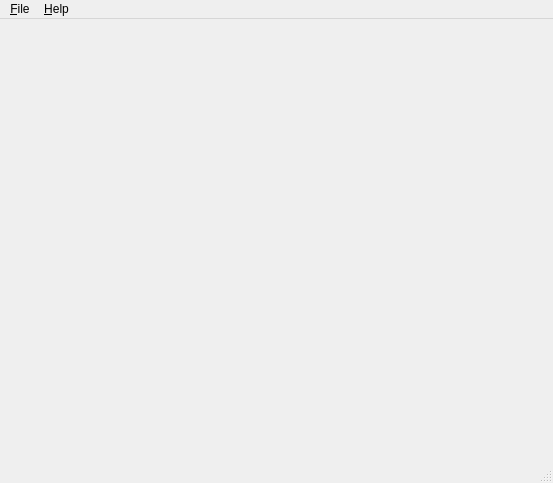
<ui version="4.0" >
 <class>MainWindow</class>
 <widget class="QMainWindow" name="MainWindow" >
  <property name="geometry" >
   <rect>
    <x>0</x>
    <y>0</y>
    <width>553</width>
    <height>483</height>
   </rect>
  </property>
  <property name="windowTitle" >
   <string>Dvt::</string>
  </property>
  <widget class="QWidget" name="centralwidget" />
  <widget class="QMenuBar" name="menubar" >
   <property name="geometry" >
    <rect>
     <x>0</x>
     <y>0</y>
     <width>553</width>
     <height>30</height>
    </rect>
   </property>
   <widget class="QMenu" name="menuFile" >
    <property name="title" >
     <string>&amp;File</string>
    </property>
    <addaction name="actionOpen" />
    <addaction name="actionEdit" />
    <addaction name="actionEditProperties" />
    <addaction name="separator" />
    <addaction name="actionTrain" />
    <addaction name="separator" />
    <addaction name="actionQuit" />
   </widget>
   <widget class="QMenu" name="menuHelp" >
    <property name="title" >
     <string>&amp;Help</string>
    </property>
    <addaction name="actionAboutDvt" />
    <addaction name="actionAboutQt" />
   </widget>
   <addaction name="menuFile" />
   <addaction name="menuHelp" />
  </widget>
  <widget class="QStatusBar" name="statusbar" />
  <action name="actionOpen" >
   <property name="text" >
    <string>&amp;Open lesson...</string>
   </property>
  </action>
  <action name="actionQuit" >
   <property name="text" >
    <string>&amp;Quit</string>
   </property>
  </action>
  <action name="actionEdit" >
   <property name="text" >
    <string>&amp;Edit lesson...</string>
   </property>
  </action>
  <action name="actionTrain" >
   <property name="text" >
    <string>&amp;Train...</string>
   </property>
  </action>
  <action name="actionEditProperties" >
   <property name="text" >
    <string>Edit lesson &amp;properties...</string>
   </property>
  </action>
  <action name="actionAboutDvt" >
   <property name="text" >
    <string>About Dvt::</string>
   </property>
  </action>
  <action name="actionAboutQt" >
   <property name="text" >
    <string>About Qt</string>
   </property>
  </action>
 </widget>
 <resources/>
 <connections/>
</ui>
